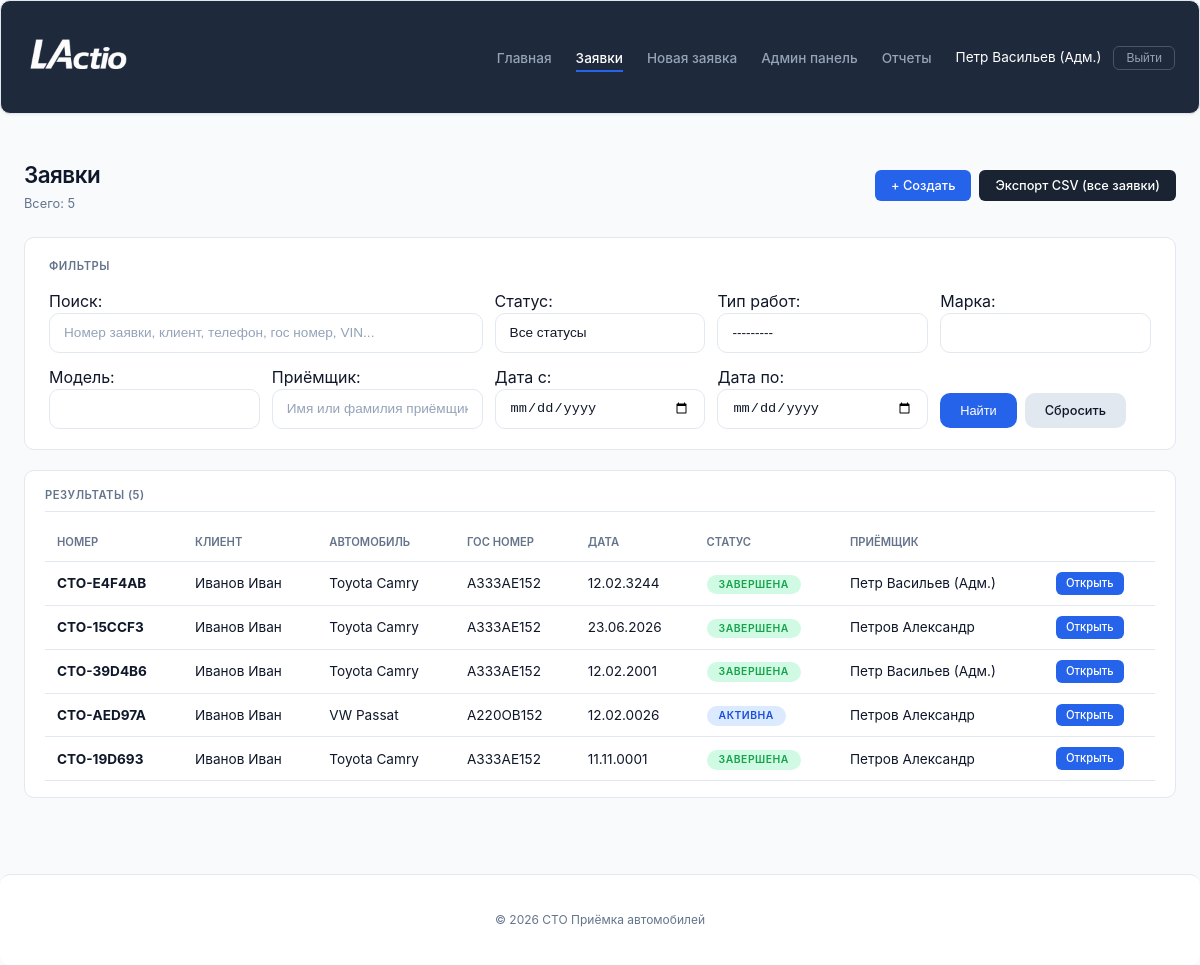
Page /requests/ (signed in) on the committed database.
### service_reception/models.py (models this page shows, shortened)
class User(AbstractUser):
    POSITION_CHOICES = [
        ('admin', 'Администратор'),
        ('receptionist', 'Приёмщик'),
        ('master', 'Мастер'),
    ]
    phone = models.CharField(max_length=20, blank=True, verbose_name='Телефон')
    position = models.CharField(max_length=50, choices=POSITION_CHOICES, default='receptionist', verbose_name='Должность')
    avatar = models.ImageField(upload_to='avatars/', blank=True, null=True, verbose_name='Фото')
    is_approved = models.BooleanField(default=False, verbose_name='Подтверждён администратором')
    class Meta:
        verbose_name = 'Пользователь'
        verbose_name_plural = 'Пользователи'

class RepairRequest(models.Model):
    STATUS_CHOICES = [
        ('draft', 'Черновик'),
        ('active', 'Активна'),
        ('completed', 'Завершена'),
        ('cancelled', 'Отменена'),
    ]
    request_number = models.CharField(max_length=20, unique=True, editable=False)
    receptionist = models.ForeignKey(User, on_delete=models.CASCADE)
    reception_date = models.DateField()
    reception_time = models.TimeField()
    client_name = models.CharField(max_length=200)
    client_phone = models.CharField(max_length=20)
    car_brand = models.CharField(max_length=100)
    car_model = models.CharField(max_length=100)
    license_plate = models.CharField(max_length=20, blank=True)
    vin = models.CharField(max_length=17, blank=True)
    work_types = models.ManyToManyField('WorkType', blank=True)
    issue_description = models.TextField()
    notes = models.TextField(blank=True)
    dashboard_photo = models.ImageField(
        upload_to='dashboard/',
        blank=True,
        null=True,
        verbose_name='Фото приборной панели'
    )
    mileage = models.IntegerField(
        null=True,
        blank=True,
        verbose_name='Пробег (км)'
    )
    status = models.CharField(max_length=20, choices=STATUS_CHOICES, default='draft')
    started_at = models.DateTimeField(null=True, blank=True, verbose_name="Время начала")
    completed_at = models.DateTimeField(null=True, blank=True, verbose_name="Время завершения")
    time_spent = models.DurationField(null=True, blank=True, verbose_name="Затраченное время")

### service_reception/views.py (the view, shortened to what this page needs)
# urls.py: path('requests/', views.request_list, name='request_list'),
def request_list(request):
    if not request.user.is_authenticated:
        return redirect('service_reception:login')
    if request.user.is_staff:
        requests_list = RepairRequest.objects.select_related('receptionist').all().order_by('-reception_date', '-reception_time')
    else:
        requests_list = RepairRequest.objects.filter(receptionist=request.user).select_related('receptionist').order_by('-reception_date', '-reception_time')
    form = RepairRequestSearchForm(request.GET)
    if form.is_valid():
        query = form.cleaned_data.get('search')
        status = form.cleaned_data.get('status')
        work_type = form.cleaned_data.get('work_type')
        date_from = form.cleaned_data.get('date_from')
        date_to = form.cleaned_data.get('date_to')
        car_brand = form.cleaned_data.get('car_brand')
        car_model = form.cleaned_data.get('car_model')
        receptionist_name = form.cleaned_data.get('receptionist_name')
        if status:
            requests_list = requests_list.filter(status=status)
        if work_type:
            requests_list = requests_list.filter(work_types=work_type)
        if date_from:
            requests_list = requests_list.filter(reception_date__gte=date_from)
        if date_to:
            requests_list = requests_list.filter(reception_date__lte=date_to)
        if car_brand:
            requests_list = requests_list.filter(car_brand__icontains=car_brand)
        if car_model:
            requests_list = requests_list.filter(car_model__icontains=car_model)
        if receptionist_name and request.user.is_staff:
            requests_list = requests_list.filter(
                Q(receptionist__first_name__icontains=receptionist_name) |
                Q(receptionist__last_name__icontains=receptionist_name)
            )
    context = {
        'requests_list': requests_list,
        'form': form,
        'is_admin': request.user.is_staff,
    }
    return render(request, 'reception/request_list.html', context)

### service_reception/models.py (called while the page is built)
    def __str__(self):
        return self.name

### service_reception/templates/reception/request_list.html (shortened to what this page needs)
{% extends 'reception/base.html' %}
{% load static %}
{% block content %}
<div class="page_header">
    <div>
        <div class="title">Заявки</div>
        <div class="subtitle">Всего: {{ requests_list.count }}</div>
    </div>
    <div class="actions">
        <a href="{% url 'service_reception:request_create' %}" class="btn btn_primary">+ Создать</a>
        <a href="{% url 'service_reception:export_requests_csv_all' %}" class="btn btn_print" target="_blank">
            Экспорт CSV (все заявки)
        </a>
    </div>
</div>
<div class="search_section">
    <div class="search_title">Фильтры</div>
    <form method="get" class="search_form">
        <div class="search_field_group" style="grid-column: span 2;">
            {{ form.search.label_tag }}
            {{ form.search }}
        </div>
        <div class="search_field_group">
            {{ form.status.label_tag }}
            {{ form.status }}
        </div>
        <div class="search_field_group">
            {{ form.work_type.label_tag }}
            {{ form.work_type }}
        </div>
        <div class="search_field_group">
            {{ form.car_brand.label_tag }}
            {{ form.car_brand }}
        </div>
        <div class="search_field_group">
            {{ form.car_model.label_tag }}
            {{ form.car_model }}
        </div>
        <div class="search_field_group">
            {{ form.receptionist_name.label_tag }}
            {{ form.receptionist_name }}
        </div>
        <div class="search_field_group">
            {{ form.date_from.label_tag }}
            {{ form.date_from }}
        </div>
        <div class="search_field_group">
            {{ form.date_to.label_tag }}
            {{ form.date_to }}
        </div>
        <div class="search_buttons">
            <button type="submit" class="btn btn_primary">Найти</button>
            <a href="{% url 'service_reception:request_list' %}" class="btn btn_secondary">Сбросить</a>
        </div>
    </form>
</div>
<div class="card">
    <div class="card_header">Результаты ({{ requests_list.count }})</div>
    {% if requests_list %}
    <div class="table_wrapper">
        <table class="data_table">
            <thead>
                <tr>
                    <th class="data_table_header">Номер</th>
                    <th class="data_table_header">Клиент</th>
                    <th class="data_table_header">Автомобиль</th>
                    <th class="data_table_header">Гос номер</th>
                    <th class="data_table_header">Дата</th>
                    <th class="data_table_header">Статус</th>
                    <th class="data_table_header">Приёмщик</th>
                    <th class="data_table_header"></th>
                </tr>
            </thead>
            <tbody>
                {% for req in requests_list %}
                <tr>
                    <td class="data_table_cell"><strong>{{ req.request_number }}</strong></td>
                    <td class="data_table_cell">{{ req.client_name }}</td>
                    <td class="data_table_cell">{{ req.car_brand }} {{ req.car_model }}</td>
                    <td class="data_table_cell">{{ req.license_plate }}</td>
                    <td class="data_table_cell">{{ req.reception_date|date:"d.m.Y" }}</td>
                    <td class="data_table_cell">
                        <span class="status_badge status_{{ req.status }}">{{ req.get_status_display }}</span>
                    </td>
                    <td class="data_table_cell">{{ req.receptionist.get_full_name|default:req.receptionist.username }}</td>
                    <td class="data_table_cell">
                        <a href="{% url 'service_reception:request_detail' req.pk %}" class="btn btn_primary btn_small">Открыть</a>
                    </td>
                </tr>
                {% endfor %}
            </tbody>
        </table>
    </div>
    {% else %}
    <div class="empty_state">Заявки не найдены</div>
    {% endif %}
</div>
{% endblock %}

### service_reception/templates/reception/base.html (shortened to what this page needs)
{% load static %}
<!DOCTYPE html>
<html lang="ru">
<head>
    <link rel="stylesheet" href="{% static 'css/style.css' %}">
</head>
<body>
    <nav class="navbar_custom">
        <div class="main_container">
            <div class="nav_inner">
                <a class="navbar_brand" href="{% url 'service_reception:home' %}">
                    <img src="{% static 'images/logoo.png' %}" alt="СТО Приёмка" class="logo_img" style="height: 48px !important; width: auto !important;">
                </a>
                <ul class="navbar_menu">
                    <li><a class="navbar_link {% if request.path == '/' %}active{% endif %}" href="{% url 'service_reception:home' %}">Главная</a></li>
                    <li><a class="navbar_link {% if request.path == '/requests/' %}active{% endif %}" href="{% url 'service_reception:request_list' %}">Заявки</a></li>
                    <li><a class="navbar_link {% if request.path == '/requests/create/' %}active{% endif %}" href="{% url 'service_reception:request_create' %}">Новая заявка</a></li>
                    {% if user.is_authenticated %}
                        {% if user.is_staff %}
                            <li><a class="navbar_link {% if '/admin-panel/' in request.path %}active{% endif %}" href="{% url 'service_reception:admin_dashboard' %}">Админ панель</a></li>
                        {% endif %}
                        {% if user.is_staff %}
                            <li><a class="navbar_link {% if '/reports/receptionists/' in request.path %}active{% endif %}" href="{% url 'service_reception:reports_receptionists' %}">Отчеты</a></li>
                        {% endif %}
                        <li class="nav_user">
                            <span class="nav_username">{{ user.get_full_name|default:user.username }}</span>
                            <form method="post" action="{% url 'service_reception:logout' %}" class="nav_logout_form">
                                <button type="submit" class="btn_logout">Выйти</button>
                            </form>
                        </li>
                    {% else %}
                        <li><a class="btn btn_login" href="{% url 'service_reception:login' %}">Вход</a></li>
                        <li><a class="btn btn_register" href="{% url 'service_reception:register' %}">Регистрация</a></li>
                    {% endif %}
                </ul>
            </div>
        </div>
    </nav>
    <main class="main_container">
        {% block content %}{% endblock %}
    </main>
    <footer class="footer_custom">
        <div class="main_container">
            <p>© {% now "Y" %} СТО Приёмка автомобилей</p>
        </div>
    </footer>
</body>
</html>

### rows in the picture
User: get_full_name "Петр Васильев (Адм.)"
RepairRequest: request_number "СТО-E4F4AB", client_name "Иванов Иван", car_brand "Toyota", car_model "Camry", license_plate "A333AE152", reception_date "12.02.3244", status "ЗАВЕРШЕНА", receptionist.get_full_name "Петр Васильев (Адм.)"
RepairRequest: request_number "СТО-15CCF3", client_name "Иванов Иван", car_brand "Toyota", car_model "Camry", license_plate "A333AE152", reception_date "23.06.2026", status "ЗАВЕРШЕНА", receptionist.get_full_name "Петров Александр"
RepairRequest: request_number "СТО-39D4B6", client_name "Иванов Иван", car_brand "Toyota", car_model "Camry", license_plate "A333AE152", reception_date "12.02.2001", status "ЗАВЕРШЕНА", receptionist.get_full_name "Петр Васильев (Адм.)"
RepairRequest: request_number "СТО-AED97A", client_name "Иванов Иван", car_brand "VW", car_model "Passat", license_plate "A220OB152", reception_date "12.02.0026", status "АКТИВНА", receptionist.get_full_name "Петров Александр"
RepairRequest: request_number "СТО-19D693", client_name "Иванов Иван", car_brand "Toyota", car_model "Camry", license_plate "A333AE152", reception_date "11.11.0001", status "ЗАВЕРШЕНА", receptionist.get_full_name "Петров Александр"

### other values in the picture
{{ requests_list.count }} "5"
